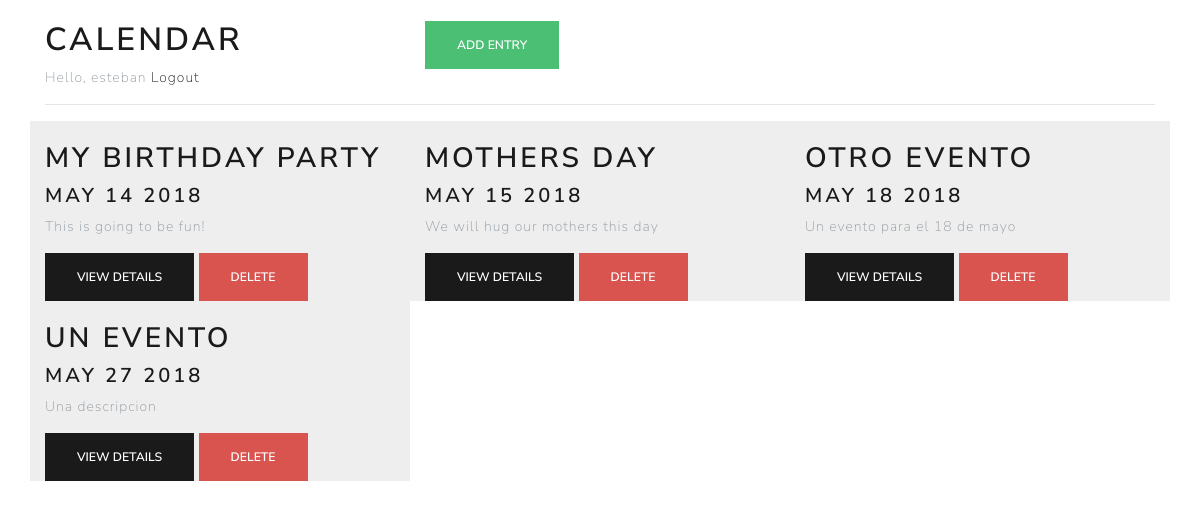
Page /calendar (signed in) on the committed database.
### myApp/models.py (models this page shows, shortened)
class Entry(models.Model):
    name = models.CharField(max_length=100)
    author = models.ForeignKey(User, on_delete=models.CASCADE)
    date = models.DateTimeField()
    description = models.TextField()
    created = models.DateTimeField(auto_now_add = True)

### myApp/views.py (the view)
# urls.py: path('calendar', views.calendar, name='calendar'),
@login_required
def calendar(request):
    entries = Entry.objects.filter(author=request.user)
    return render(request, 'myapp/calendar.html', {'entries': entries})

### myApp/templates/myapp/calendar.html
{% extends 'myapp/base.html' %}
{% block content %}
<div class="container">
    <br>
    <div class="row">
        <div class="col-lg-4">
            <h1>Calendar</h1>
            <span>Hello, {{ request.user.username }}</span>
            <a href="/logout">Logout</a>
        </div>
        <div class="col-lg-8">
            <button onclick="window.location='{% url 'add' %}'" type="button" class="btn btn-success">Add Entry</button>
        </div>
    </div>
    <hr>
    <div class="row">
        {% for entry in entries %}
            {% include 'myapp/_calendar_entry.html' %}
        {% endfor %}
    </div>
</div>
{% endblock %}

### myApp/templates/myapp/base.html (shortened to what this page needs)
<!DOCTYPE html>
<html lang="en">
<head>
  {% load static %}
  <link rel="stylesheet" href="{% static 'myapp/css/bootstrap.css' %}">
  <link rel="stylesheet" href="{% static 'myapp/css/style.css' %}">
</head>
<body>
    {% block content %}
    {% endblock %}
</body>
</html>

### myApp/templates/myapp/_calendar_entry.html
<div class="calendar_entry col-lg-4">
    <br>
    <h2>{{ entry.name }}</h2>
    <h4>{{ entry.date|date:"M d Y" }}</h4>
    <p>{{ entry.description|truncatechars:100 }}</p>
    <button onclick="window.location='{% url 'details' pk=entry.id %}'" class="btn btn-primary">View Details</button>
    <button data-id="{{ entry.id }}" onclick="deleteCalendarEntry(this)" class="btn btn-danger">Delete</button>
</div>

### myApp/static/myapp/css/style.css (style rules this page uses)
.calendar_entry { background-color: #eee; }
html, body { height: 100%; width: 100%; margin: 0; padding: 0; display: table; }

### rows in the picture
Entry: name "MY BIRTHDAY PARTY", date "MAY 14 2018", description "This is going to be fun!"
Entry: name "MOTHERS DAY", date "MAY 15 2018", description "We will hug our mothers this day"
Entry: name "OTRO EVENTO", date "MAY 18 2018", description "Un evento para el 18 de mayo"
Entry: name "UN EVENTO", date "MAY 27 2018", description "Una descripcion"

### other values in the picture
{{ request.user.username }} "esteban"
